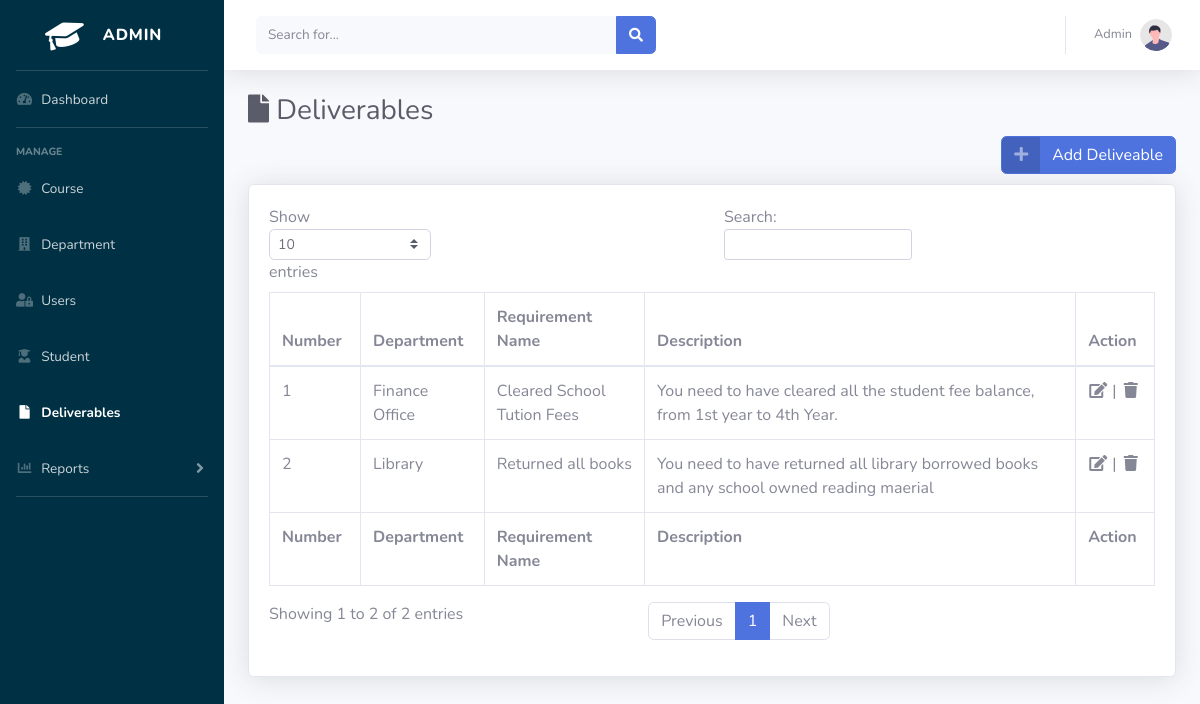
/admin/deliverable.php, run on the app's committed database.
### tables this page shows
CREATE TABLE `tbl_deliverable` (
  `deliverable_id` int(11) NOT NULL,
  `department_id` int(11) NOT NULL,
  `course_id` int(10) NOT NULL,
  `requirement_name` varchar(30) NOT NULL,
  `description` varchar(100) NOT NULL
);

CREATE TABLE `tbl_department` (
  `department_id` int(11) NOT NULL,
  `department_name` varchar(50) NOT NULL
);

### admin/deliverable.php (the view, shortened to what this page needs)
<?php
include('../shared/connection.php');
?>
<!DOCTYPE html>
<html lang="en">
<head>
    <link href="../assets/vendor/fontawesome-free/css/all.min.css" rel="stylesheet" type="text/css">
    <link href="../assets/css/sb-admin-2.min.css" rel="stylesheet">
</head>
<body id="page-top">
    <div id="wrapper" style="background-color: #003043">
        <ul class="navbar-nav  sidebar sidebar-dark accordion" id="accordionSidebar">
            <a class="sidebar-brand d-flex align-items-center justify-content-center" href="index.html">
                <div class="sidebar-brand-icon rotate-n-15">
                    <i class="fas fa-graduation-cap"></i>
                </div>
                <div class="sidebar-brand-text mx-3">ADMIN</div>
            </a>
            <hr class="sidebar-divider my-0">
            <li class="nav-item">
                <a class="nav-link" href="index.php">
                    <i class="fas fa-fw fa-tachometer-alt"></i>
                    <span>Dashboard</span></a>
            </li>
            <hr class="sidebar-divider">
            <div class="sidebar-heading">
                Manage
            </div>
            <li class="nav-item">
                <a class="nav-link" href="course.php">
                    <i class="fas fa-fw fa-certificate"></i>
                    <span>Course</span></a>
            </li>
            <li class="nav-item">
                <a class="nav-link" href="department.php">
                    <i class="fas fa-fw fa-building"></i>
                    <span>Department</span></a>
            </li>
            <li class="nav-item ">
                <a class="nav-link" href="users.php">
                    <i class="fas fa-fw fa-user-lock"></i>
                    <span>Users</span></a>
            </li>
            <li class="nav-item">
                <a class="nav-link" href="student.php">
                    <i class="fas fa-fw fa-user-graduate"></i>
                    <span>Student</span></a>
            </li>
            <li class="nav-item active">
                <a class="nav-link" href="deliverable.php">
                    <i class="fas fa-fw fa-file"></i>
                    <span>Deliverables</span></a>
            </li>
            <li class="nav-item">
                <a class="nav-link collapsed" href="#" data-toggle="collapse" data-target="#collapseUtilities"
                    aria-expanded="true" aria-controls="collapseUtilities">
                    <i class="fas fa-fw fa-chart-bar"></i>
                    <span>Reports</span>
                </a>
            </li>
            <hr class="sidebar-divider d-none d-md-block">
        </ul>
        <div id="content-wrapper" class="d-flex flex-column">
            <div id="content">
                <nav class="navbar navbar-expand navbar-light bg-white topbar mb-4 static-top shadow">
                    <form
                        class="d-none d-sm-inline-block form-inline mr-auto ml-md-3 my-2 my-md-0 mw-100 navbar-search">
                        <div class="input-group">
                            <input type="text" class="form-control bg-light border-0 small" placeholder="Search for..."
                                aria-label="Search" aria-describedby="basic-addon2">
                            <div class="input-group-append">
                                <button class="btn btn-primary" type="button">
                                    <i class="fas fa-search fa-sm"></i>
                                </button>
                            </div>
                        </div>
                    </form>
                    <ul class="navbar-nav ml-auto">
                        <li class="nav-item dropdown no-arrow">
                            <a class="nav-link dropdown-toggle" href="#" id="userDropdown" role="button"
                                data-toggle="dropdown" aria-haspopup="true" aria-expanded="false">
                                <span class="mr-2 d-none d-lg-inline text-gray-600 small">Admin</span>
                                <img class="img-profile rounded-circle"
                                    src="../assets/img/undraw_profile.svg">
                            </a>
                        </li>
                    </ul>
                </nav>
                <div class="container-fluid">
                    <h1 class="h3 mb-2 text-gray-800"><i class="fas fa-file"></i> Deliverables</h1>
                                    <a href="#"  data-toggle="modal" data-target="#AddDeliverableModal" class="btn btn-primary btn-icon-split float-right">
                                        <span class="icon text-white-50">
                                            <i class="fas fa-plus"></i>
                                        </span>
                                        <span class="text" >Add Deliveable</span>
                                    </a><br><br>
                    <div class="card shadow mb-4">
                        <div class="card-body">
                            <div class="table-responsive">
                                <table class="table table-bordered" id="dataTable" width="100%" cellspacing="0">
                                    <thead>
                                        <tr>
                                            <th>Number</th>
                                            <th>Department</th>
                                            <th>Requirement Name</th>
                                            <th>Description</th>
                                            <th>Action</th>
                                        </tr>
                                    </thead>
                                    <tfoot>
                                        <tr>
                                            <th>Number</th>
                                            <th>Department</th>
                                            <th>Requirement Name</th>
                                            <th>Description</th>
                                            <th>Action</th>
                                        </tr>
                                    </tfoot>
                                    <tbody>
                                    <?php
                                        $sql = "SELECT * FROM `tbl_deliverable`  \n"
                                            . "ORDER BY `tbl_deliverable`.`department_id` ASC;";
                                        $records=mysqli_query($con,$sql);
                                        while($deliverable=mysqli_fetch_assoc($records)){
                                            $index = $deliverable['deliverable_id'];
                                            $requirement_name = $deliverable['requirement_name'] ;
                                            $reqirement_descreption = $deliverable['description'] ;
                                            $deliverable_department = $deliverable['department_id'];
                                            $sql="SELECT * FROM tbl_department WHERE department_id=$deliverable_department";
                                            $department_records=mysqli_query($con,$sql);
                                            $department_info=mysqli_fetch_assoc($department_records);
                                            $department_name = $department_info['department_name'];
                                            echo"<tr>
                                            <td>$index</td>
                                            <td>$department_name</td>
                                            <td>$requirement_name</td>
                                            <td>$reqirement_descreption</td>
                                            <td>
                                            <i class='fas fa-fw fa-edit'></i> | <i class='fas fa-fw fa-trash'></i>
                                            </td>
                                            </tr>";
                                        }
                                        ?>
                                    </tbody>
                                </table>
                            </div>
                        </div>
                    </div>
                </div>
            </div>
        </div>
    </div>
</body>
</html>

### data on the page
tbl_deliverable: deliverable_id "1", department.department_name "Finance Office", requirement_name "Cleared School Tution Fees", description "You need to have cleared all the student fee balance, from 1st year to 4th Year."
tbl_deliverable: deliverable_id "2", department.department_name "Library", requirement_name "Returned all books", description "You need to have returned all library borrowed books and any school owned reading maerial"
